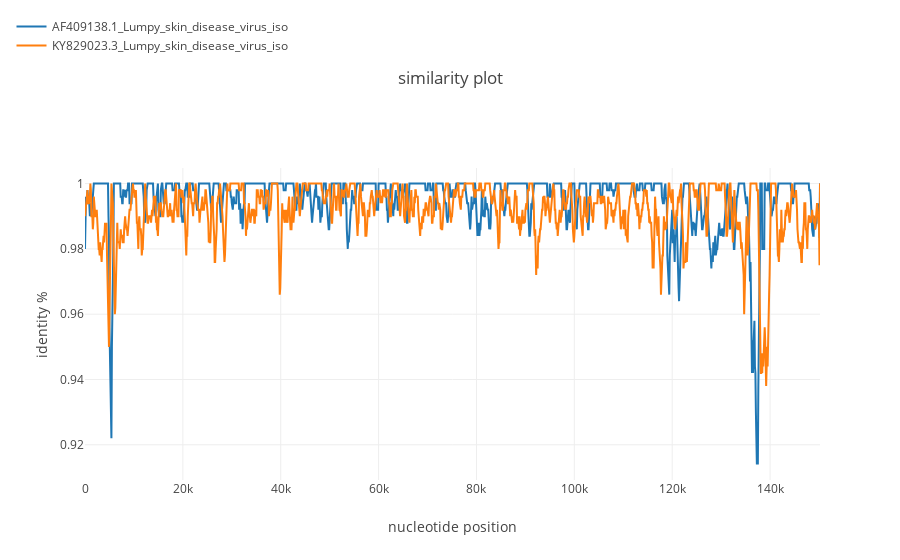

Notebook code cell kept with this figure:
### Code cell
simgen("for_recan_lsdv_1.fasta", window=500, shift=100, pot_rec=2)

### Figure 1 — Plotly figure (JSON) as saved in the notebook; plotly's stock layout.template omitted (floating-point values rounded to 4 significant figures; data arrays with more than 128 entries replaced by an {"elided": "..."} marker saying what was removed)
{"data": [{"name": "AF409138.1_Lumpy_skin_disease_virus_iso", "type": "scatter", "uid": "5af60550-940f-11e8-bcdc-d46a6a82ea71", "x": {"elided": "3007 int values"}, "y": {"elided": "1503 float values"}}, {"name": "KY829023.3_Lumpy_skin_disease_virus_iso", "type": "scatter", "uid": "5af60551-940f-11e8-a8c8-d46a6a82ea71", "x": {"elided": "3007 int values"}, "y": {"elided": "1503 float values"}}], "layout": {"legend": {"x": -0.1, "y": 1.5}, "title": "similarity plot", "xaxis": {"title": "nucleotide position"}, "yaxis": {"title": "identity %"}}}
